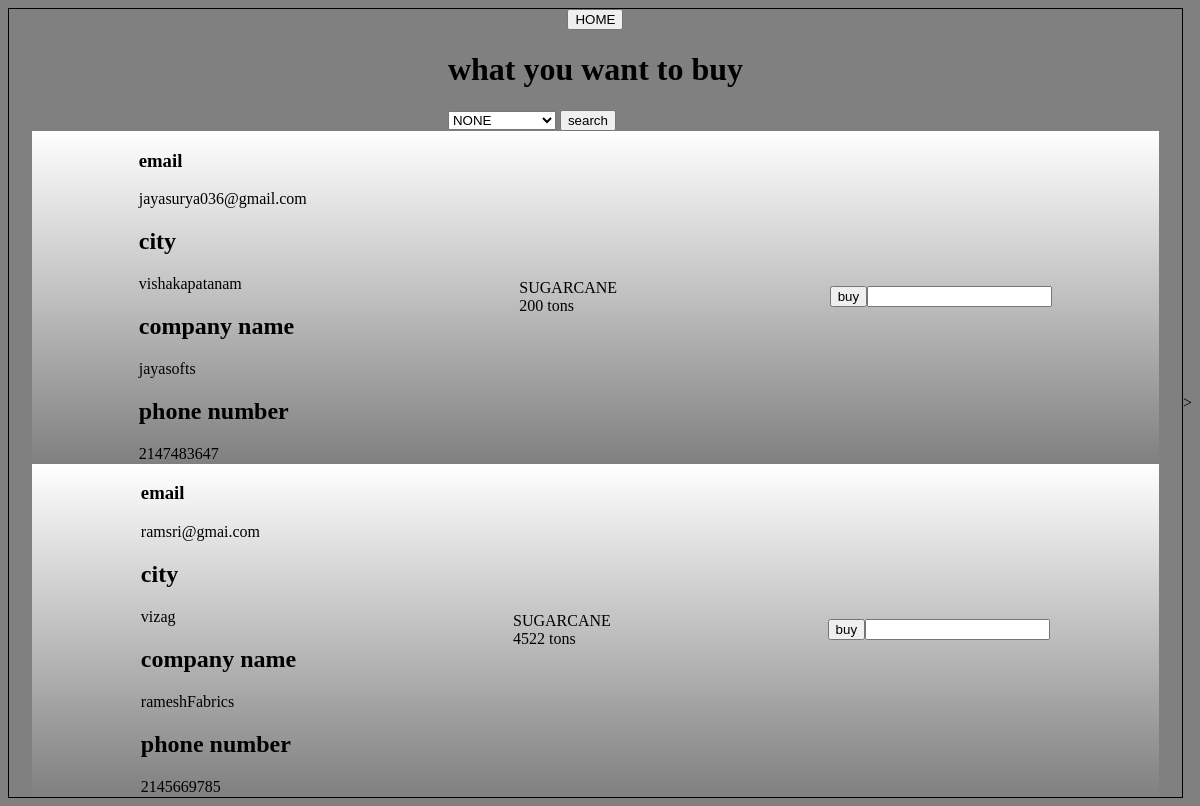
The app's page /buyResult.php?productName=SUGARCANE with its own data.
### tables this page shows
CREATE TABLE `productinfo` (
  `sellerId` int(11) NOT NULL,
  `productName` varchar(100) NOT NULL,
  `productAmount` int(11) NOT NULL
);

CREATE TABLE `sellers` (
  `sellerId` int(11) NOT NULL,
  `firstName` varchar(50) NOT NULL,
  `lastName` varchar(50) NOT NULL,
  `email` varchar(50) NOT NULL,
  `phoneNumber` int(12) NOT NULL,
  `companyName` varchar(70) NOT NULL,
  `city` varchar(100) NOT NULL,
  `area` varchar(50) NOT NULL,
  `zipCode` int(10) NOT NULL,
  `street` varchar(70) NOT NULL,
  `password` varchar(11) NOT NULL
);

### buyResult.php (the view, shortened to what this page needs)
<?php
		$conn= new mysqli('localhost','root','','wasterecycle');
	$productName=$_GET['productName'];
?>
<!DOCTYPE html>
<html>
<head>
	<link rel="stylesheet" type="text/css" href="../css/buyResults.css">
</head>
<body>
<div class="wrapper">
	<div class="header">
			<a href="main.php"><button>HOME</button></a>
		</div>
	<form class="buyersForm" method="get"  action="buyResult.php">
					<h1>what you want to buy</h1>
					<select name="productName">
						<option>NONE</option>
					</select>
					<input type="submit" name="submit" value="search">
				</form>
	<?php
	$sql="SELECT sellerId,productName,productAmount FROM productinfo WHERE productName='$productName' ";
	if($query=$conn->query($sql))
    {
    	if($query->num_rows)
    	{
        	 	while($data=$query->fetch_array())
        			{
        				$id=$data['sellerId'];
        				$sql1="SELECT email,phoneNumber,companyName,city,productName,productAmount FROM sellers,productinfo WHERE sellers.sellerId=productinfo.sellerId AND sellers.sellerId='$id'";
        				if($query1=$conn->query($sql1))
        				{
        					$data1=$query1->fetch_assoc();
        				echo "<div class='sellerDetails'>";
        					echo "<div class='sellerInformation'>";
        						echo "<h3>email</h3>".$data1['email'];
        						echo "<h2>city</h2>".$data1['city'];
        						echo "<h2>company name</h2>".$data1['companyName'];
        						echo "<h2>phone number</h2>".$data1['phoneNumber'];
        					echo "</div>";
        					echo "<div class='productInformation'>";
        						echo $data1['productName'];
        						echo "<br/>";
        						echo $data1['productAmount']." "."tons";
        					echo "</div>";
        					echo "<div class=''>";
        						echo '<button>buy</button>';
        						echo "<input type='number' max='200'>";
        					echo "</div>";
        				echo "</div>";
        				}else{
        					echo "failed";
        				}
        			}
    	}else
    	{
    		echo 'no is selling these peoducts';
    	}
    }
?>
</div>>
</body>
</html>

### buyResults.css (style rules this page uses)
body { background-color: gray; display: flex; justify-content: center; align-items: center }
.wrapper { width: 100%; height: auto; border: 1px solid black; display: flex; flex-direction: column; justify-content: space-around; align-items: center; }
.sellerDetails { width: 96%; border-bottom:1px solid gray; background:linear-gradient(white,gray); display: flex; justify-content: space-around; align-items: center; animation: apper 0.5s ease-in-out; }

### records on screen
productinfo: sellerId.email "jayasurya036@gmail.com", sellerId.city "vishakapatanam", sellerId.companyName "jayasofts", sellerId.phoneNumber "2147483647", productName "SUGARCANE", productAmount "200"
productinfo: sellerId.email "ramsri@gmai.com", sellerId.city "vizag", sellerId.companyName "rameshFabrics", sellerId.phoneNumber "2145669785", productName "SUGARCANE", productAmount "4522"
